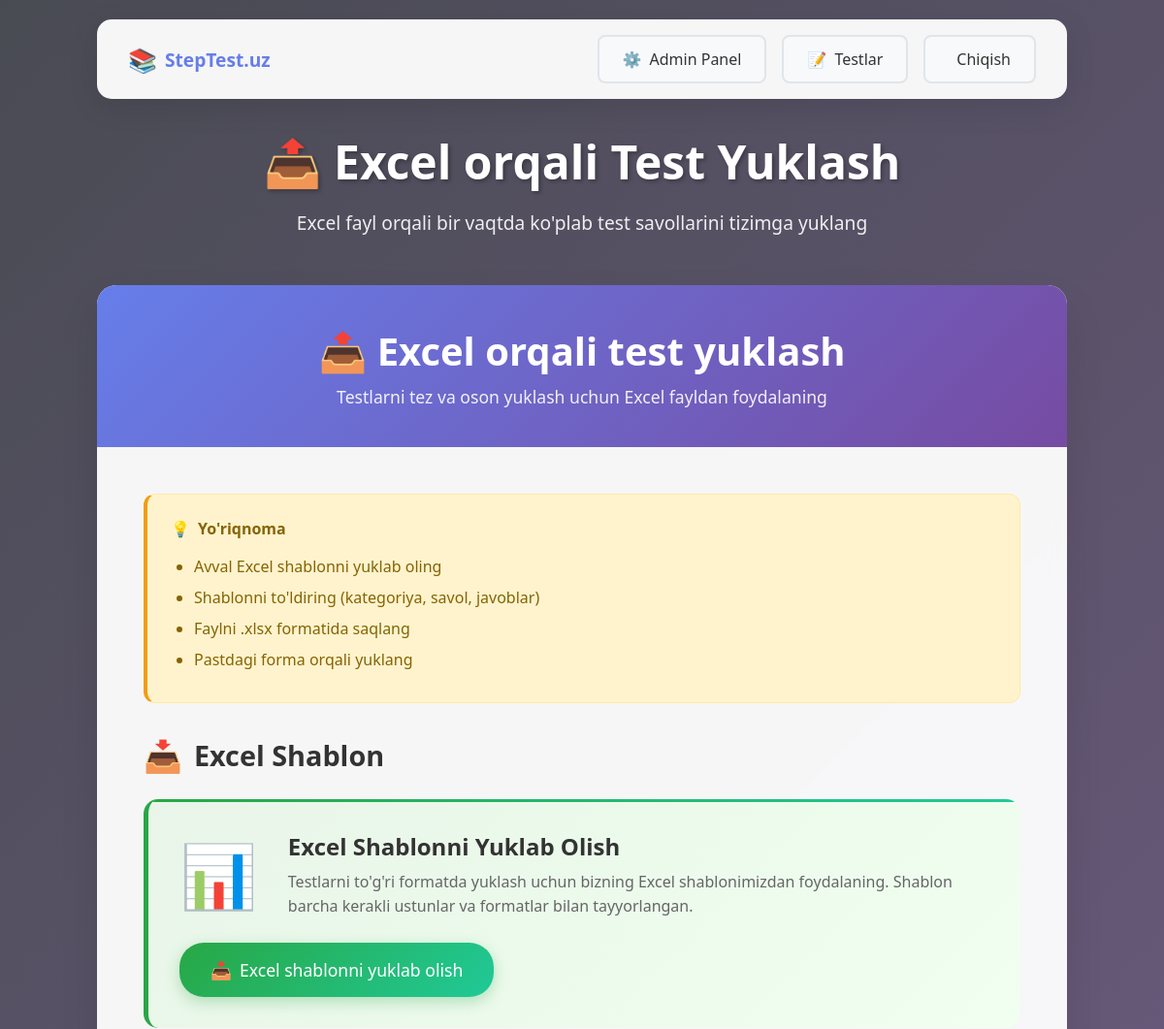
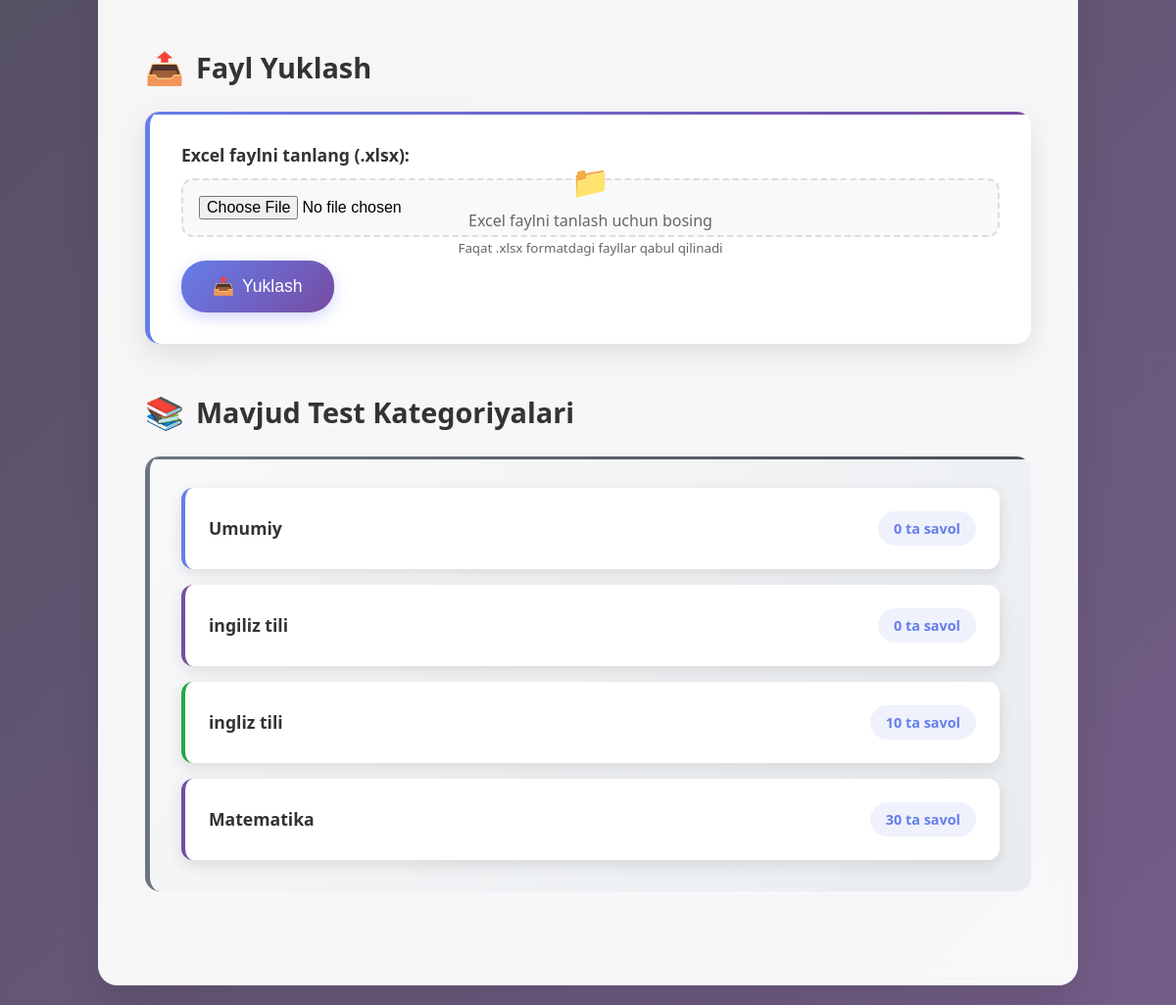
Page /admin-panel/yuklash/ on the committed database (2 pictures, top to bottom).
### testy/models.py (models this page shows, shortened)
class TestCategory(models.Model):
    name = models.CharField(max_length=100)

### testy/views.py (the view, shortened to what this page needs)
# urls.py: path('admin-panel/yuklash/', views.upload_excel, name='upload_excel'),
def upload_excel(request):
    categories = TestCategory.objects.all()
    for cat in categories:
        cat.question_count = TestQuestion.objects.filter(category=cat).count()
    return render(request, 'admin/upload_excel.html', {
        'categories': categories
    })

### testy/templates/admin/upload_excel.html (shortened to what this page needs)
<!DOCTYPE html>
<html lang="uz">
<head>
</head>
<body>
    <div class="container">
        <nav class="navbar">
            <div class="logo">
                <span class="logo-icon">📚</span>
                <span class="logo-text">StepTest.uz</span>
            </div>
            <div class="nav-right">
                <a href="/admin/" class="btn btn-secondary">
                    <span>⚙️</span>
                    <span>Admin Panel</span>
                </a>
                <a href="{% url 'category_list' %}" class="btn btn-secondary">
                    <span>📝</span>
                    <span>Testlar</span>
                </a>
                   <a href="{% url 'logout' %}" class="btn btn-secondary">
                    <span>Chiqish</span>
                </a>
            </div>
        </nav>
        <div class="page-header">
            <h1 class="page-title">📤 Excel orqali Test Yuklash</h1>
            <p class="page-subtitle">
                Excel fayl orqali bir vaqtda ko'plab test savollarini tizimga yuklang
            </p>
        </div>
        <div class="upload-container">
            <div class="upload-header">
                <h2>📤 Excel orqali test yuklash</h2>
                <p>Testlarni tez va oson yuklash uchun Excel fayldan foydalaning</p>
            </div>
            <div class="upload-content">
                <div class="instructions">
                    <h4>
                        <span>💡</span>
                        Yo'riqnoma
                    </h4>
                    <ul>
                        <li>Avval Excel shablonni yuklab oling</li>
                        <li>Shablonni to'ldiring (kategoriya, savol, javoblar)</li>
                        <li>Faylni .xlsx formatida saqlang</li>
                        <li>Pastdagi forma orqali yuklang</li>
                    </ul>
                </div>
                <div class="section">
                    <h3 class="section-title">
                        <span class="section-icon">📥</span>
                        Excel Shablon
                    </h3>
                    <div class="template-section">
                        <div class="template-info">
                            <div class="template-icon">📊</div>
                            <div class="template-text">
                                <h3>Excel Shablonni Yuklab Olish</h3>
                                <p>
                                    Testlarni to'g'ri formatda yuklash uchun bizning Excel shablonimizdan foydalaning.
                                    Shablon barcha kerakli ustunlar va formatlar bilan tayyorlangan.
                                </p>
                            </div>
                        </div>
                        {% load static %}
                        <a href="{% static 'shablonlar/shablon.xlsx' %}" download class="btn btn-success">
                            <span>📥</span>
                            <span>Excel shablonni yuklab olish</span>
                        </a>
                    </div>
                </div>
                <div class="section">
                    <h3 class="section-title">
                        <span class="section-icon">📤</span>
                        Fayl Yuklash
                    </h3>
                    <div class="upload-section">
                        <form method="post" enctype="multipart/form-data" class="upload-form" id="uploadForm">
                            <div class="form-group">
                                <label class="form-label">Excel faylni tanlang (.xlsx):</label>
                                <div class="file-input-wrapper">
                                    <input type="file" name="excel_file" accept=".xlsx" required class="file-input" id="fileInput">
                                    <div class="file-input-label" id="fileLabel">
                                        <span class="file-input-icon">📁</span>
                                        <span>Excel faylni tanlash uchun bosing</span>
                                        <small>Faqat .xlsx formatdagi fayllar qabul qilinadi</small>
                                    </div>
                                </div>
                            </div>
                            <button type="submit" class="btn btn-primary" id="submitBtn">
                                <span>📤</span>
                                <span>Yuklash</span>
                            </button>
                        </form>
                    </div>
                </div>
                <div class="section">
                    <h3 class="section-title">
                        <span class="section-icon">📚</span>
                        Mavjud Test Kategoriyalari
                    </h3>
                    <div class="stats-section">
                        <ul class="categories-list">
                            {% for cat in categories %}
                                <li class="category-item">
                                    <span class="category-name">{{ cat.name }}</span>
                                    <span class="question-count">{{ cat.question_count }} ta savol</span>
                                </li>
                            {% empty %}
                                <div class="no-categories">
                                    <div class="no-categories-icon">📚</div>
                                    <p>Hozircha hech qanday test mavjud emas.</p>
                                </div>
                            {% endfor %}
                        </ul>
                    </div>
                </div>
            </div>
        </div>
    </div>
</body>
</html>

### rows in the picture
TestCategory: name "Umumiy", question_count "0"
TestCategory: name "ingiliz tili", question_count "0"
TestCategory: name "ingliz tili", question_count "10"
TestCategory: name "Matematika", question_count "30"
